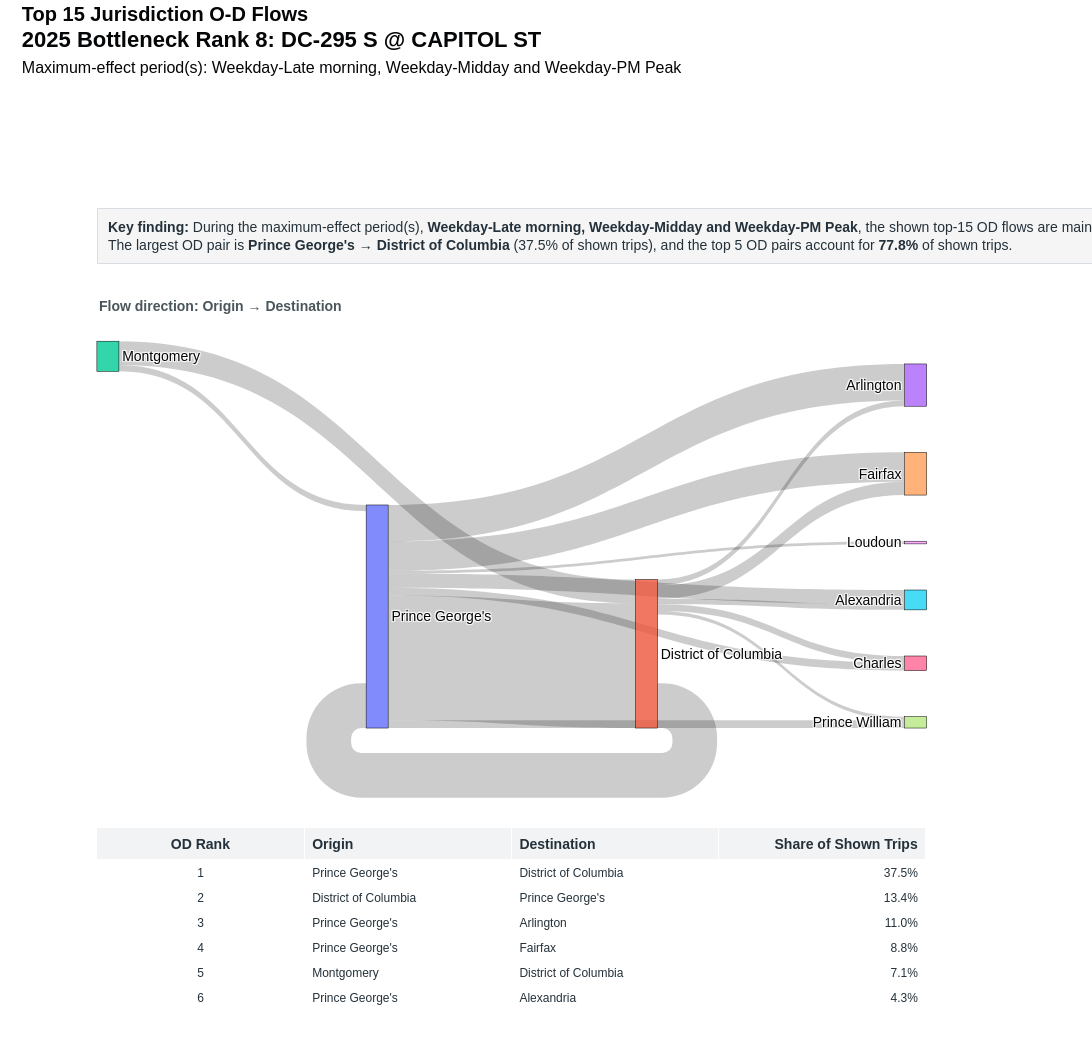

Notebook source saved alongside this figure:
### Code cell
county_sankey = make_sankey(county_df, "Top 15 Jurisdiction O-D Flows")
county_sankey

### Figure 1 — Plotly figure (JSON) as saved in the notebook; plotly's stock layout.template omitted (floating-point values rounded to 4 significant figures)
{"data": [{"arrangement": "snap", "domain": {"x": [0.04, 0.94], "y": [0.3, 0.88]}, "link": {"customdata": [[1, "Prince George's", "District of Columbia", 0.3746], [2, "District of Columbia", "Prince George's", 0.1342], [3, "Prince George's", "Arlington", 0.1098], [4, "Prince George's", "Fairfax", 0.088], [5, "Montgomery", "District of Columbia", 0.07145], [6, "Prince George's", "Alexandria", 0.04315], [7, "District of Columbia", "Fairfax", 0.04033], [8, "Prince George's", "Charles", 0.02327], [9, "Prince George's", "Prince William", 0.02317], [10, "District of Columbia", "Charles", 0.0205], [11, "Montgomery", "Prince George's", 0.01904], [12, "District of Columbia", "Arlington", 0.01716], [13, "District of Columbia", "Alexandria", 0.0165], [14, "District of Columbia", "Prince William", 0.01086], [15, "Prince George's", "Loudoun", 0.008038]], "hovertemplate": "<b>OD Pair Rank %{customdata[0]}</b><br>%{customdata[1]} → %{customdata[2]}<br>Share of shown top-15 trips: %{customdata[3]:.1%}<extra></extra>", "source": [0, 1, 0, 0, 2, 0, 1, 0, 0, 1, 2, 1, 1, 1, 0], "target": [1, 0, 3, 4, 1, 5, 4, 6, 7, 6, 0, 3, 5, 7, 8], "value": [7968.0, 2855.0, 2335.0, 1872.0, 1520.0, 918.0, 858.0, 495.0, 493.0, 436.0, 405.0, 365.0, 351.0, 231.0, 171.0]}, "node": {"hovertemplate": "<b>%{label}</b><extra></extra>", "label": ["Prince George's", "District of Columbia", "Montgomery", "Arlington", "Fairfax", "Alexandria", "Charles", "Prince William", "Loudoun"], "line": {"color": "black", "width": 0.5}, "pad": 24, "thickness": 22}, "type": "sankey"}, {"cells": {"align": ["center", "left", "left", "right"], "fill": {"color": "white"}, "font": {"color": "#24313A", "size": 12}, "height": 25, "values": [[1, 2, 3, 4, 5, 6, 7, 8, 9, 10, 11, 12, 13, 14, 15], ["Prince George's", "District of Columbia", "Prince George's", "Prince George's", "Montgomery", "Prince George's", "District of Columbia", "Prince George's", "Prince George's", "District of Columbia", "Montgomery", "District of Columbia", "District of Columbia", "District of Columbia", "Prince George's"], ["District of Columbia", "Prince George's", "Arlington", "Fairfax", "District of Columbia", "Alexandria", "Fairfax", "Charles", "Prince William", "Charles", "Prince George's", "Arlington", "Alexandria", "Prince William", "Loudoun"], ["37.5%", "13.4%", "11.0%", "8.8%", "7.1%", "4.3%", "4.0%", "2.3%", "2.3%", "2.0%", "1.9%", "1.7%", "1.6%", "1.1%", "0.8%"]]}, "domain": {"x": [0.04, 0.94], "y": [0, 0.24]}, "header": {"align": ["center", "left", "left", "right"], "fill": {"color": "#F1F3F5"}, "font": {"color": "#24313A", "size": 14}, "height": 28, "values": ["<b>OD Rank</b>", "<b>Origin</b>", "<b>Destination</b>", "<b>Share of Shown Trips</b>"]}, "type": "table"}], "layout": {"annotations": [{"align": "left", "bgcolor": "rgba(245,245,245,0.98)", "bordercolor": "#D8DEE3", "borderpad": 10, "borderwidth": 1, "font": {"color": "#24313A", "size": 14}, "showarrow": false, "text": "<b>Key finding:</b> During the maximum-effect period(s), <b>Weekday-Late morning, Weekday-Midday and Weekday-PM Peak</b>, the shown top-15 OD flows are mainly driven by <b>Prince George's</b> as the leading origin (67.0% of shown trips) and <b>District of Columbia</b> as the leading destination (44.6%).<br>The largest OD pair is <b>Prince George's → District of Columbia</b> (37.5% of shown trips), and the top 5 OD pairs account for <b>77.8%</b> of shown trips.", "x": 0.04, "xref": "paper", "y": 1.055, "yref": "paper"}, {"align": "left", "font": {"color": "#4A555C", "size": 14}, "showarrow": false, "text": "<b>Flow direction: Origin → Destination</b>", "x": 0.04, "xref": "paper", "y": 0.94, "yref": "paper"}], "font": {"color": "#050608", "family": "Arial", "size": 14}, "height": 1040, "margin": {"b": 30, "l": 60, "r": 110, "t": 250}, "paper_bgcolor": "white", "plot_bgcolor": "white", "title": {"text": "<b>Top 15 Jurisdiction O-D Flows</b><br><span style='font-size:22px'><b>2025 Bottleneck Rank 8: DC-295 S @ CAPITOL ST</b></span><br><span style='font-size:16px'>Maximum-effect period(s): Weekday-Late morning, Weekday-Midday and Weekday-PM Peak</span>", "x": 0.02, "xanchor": "left", "y": 0.98, "yanchor": "top"}, "width": 1250}}
